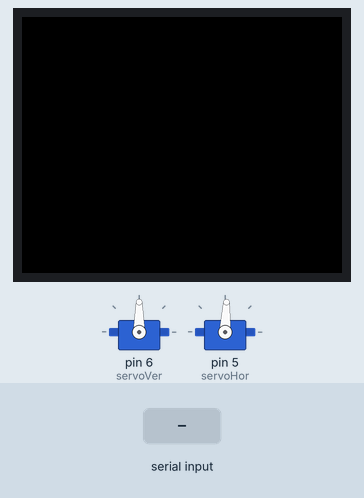
Recording of a sketch running on a simulated Arduino Mega 2560, built with avr-gcc and run on an emulated ATmega2560. On the bench: 2 × servo, 160×128 colour display. Inputs (shaded band) come from the test bench. What the sketch prints to the serial monitor is not drawn.

Above: at 1.2 s.
1.3 s: "1" received over the second serial link
At 1.7 s:
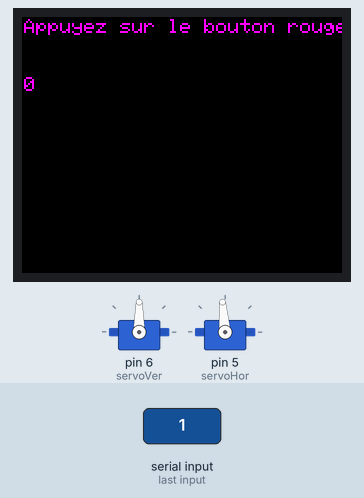
4.3 s: "A" received over the second serial link
Timing chart, 0 to 24.6 s (numbered marks = the images above; inputs shaded):
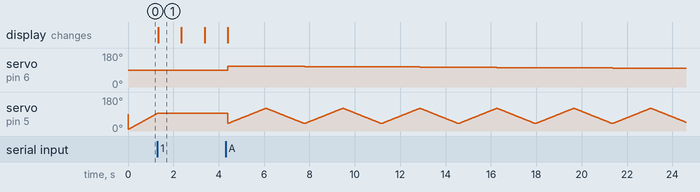

Measured:
- after the input at 1.3 s, servo on pin 5 (servoHor): goes on until 1.3 s, then stays 95°; the display: changes at once (image 1)
- after the input at 4.3 s, servo on pin 6 (servoVer): 90° → 110° after 0.10 s, → 109° 1.7 s later, → 108° 1.7 s later, → 107° 1.7 s later, … (12 changes in this stretch)

The sketch:

affichage2dim.ino
```cpp
#include<Servo.h>
#include<math.h>
#include<SoftwareSerial.h>
#define RX 7
#define TX 8
#define RXb 2
#define TXb 3
Servo servoVer;
Servo servoHor;
char scan=' ';
int byt[9];
int distance;
const int HEADER=0x59;
char printout[4];
#include <TFT.h>
#include <SPI.h>


#define TFT_CS     10
#define TFT_RST    9
#define TFT_DC     8

#define TFT_SCLK 52
#define TFT_MOSI 51

TFT screen=TFT(TFT_CS,TFT_DC,TFT_RST);//mise en place de l'écran

//////////////////////////////////////////////////
int laserfct(){
    if(Serial2.available()){//vérifie que le laser possède des données
       for(int i=0;i<9;i++){//lecture des 9 bytes envoyé par le laser
          byt[i]=Serial2.read();//lit les 8 bytes et les place dans un tableau

        }
    if((HEADER==byt[0]) && (HEADER==byt[1])){//vérifie les 2 premiers bytes

        int check=byt[0]+byt[1]+byt[2]+byt[3]+byt[4]+byt[5]+byt[6]+byt[7];//variable qui va vérifier le bon fonctionnement du laser et si les données recu sont bonnes
        if(byt[8]==(check&0xff)){
          distance=byt[2]+byt[3]*256;//calcul de la distance
          return distance;//retour de la distance
        }
    }

  }
  return;
}
////////////////////////////////////////////////

////////////////////////////////////////////////
void scanner(){ //fonction permettant de scanner
  Serial2.begin(115200);
  float k=0;
  float l=0;
  for(int j=110;j>=50;j--){//boucle pour le servo verticale
    servoVer.attach(6);// permet d'attacher le servo verticale au port lui correspondant
    servoVer.write(j);
    for(int i=40;i<=120;i+=1){//boucle pour le servo horizontale aller
      servoHor.attach(5);
      servoHor.write(i);
      Serial2.end();
      Serial2.begin(115200);
      delay(10);
      k=sin((float)j*PI/180)*sin((float)i*PI/180)*laserfct();
      Serial.println(k);
      if((k<60)&&(k>=40)){// si la distance est inférieur a 30cm active la couleur
        screen.stroke(255-k,0,0);
      }
      else if((k<40)&&(k>=30)){
        screen.stroke(0,255-k,255-k);
      }
       else if((k<30)&&(k>=20)){

        screen.stroke(0,165-k,255-k);
      }
      else if((k<20)&&(k>0)){
        screen.stroke(0,0,255-k);
      }
      else{
        screen.stroke(0,0,0);
      }
      screen.point(i,j);// dessin du point aux coordonnées x,y
      delay(10);
      servoHor.detach();
    }
    j=j-1;
    servoVer.write(j);
    for(int i=120;i>=40;i--){// 2ème boucle pour le servo horizontale retour
      servoHor.attach(5);
      servoHor.write(i);
      Serial2.end();
      Serial2.begin(115200);
      delay(10);
      l=sin((float)j*PI/180)*sin((float)i*PI/180)*laserfct();
      Serial.println(l);
     if((l<60)&&(l>=40)){// si la distance est inférieur a 30cm active la couleur
        screen.stroke(255-l,0,0);
      }
      else if((l<40)&&(l>=30)){
        screen.stroke(0,255-l,255-l);
      }
       else if((l<30)&&(l>=20)){

        screen.stroke(0,165-l,255-l);
      }
      else if((l<20)&&(l>0)){
        screen.stroke(0,0,255-l);
      }
      else{
        screen.stroke(0,0,0);
      }
      screen.point(i,j);
      delay(10);
      servoHor.detach();
    }
    delay(10);
    servoVer.detach();//permet de détacher le servo verticale de son port (plus de fluifité)
  }
  servoVer.attach(6);
  servoHor.attach(5);
  servoVer.write(90);
  delay(3000);
  screen.background(0,0,0);
}
//////////////////////
bool scanBT(){// fonction pour le bluetooth

   while(Serial3.available()){// si le bluetooth recoit quelque chose faire la suite
 scan=char(Serial3.read());// lit la lettre recu par le bluetooth
 }
if(scan=='A'){// lance scanner si le bluetooth recoit la lettre A
        scanner();
        scan="E";
        return true;
      }
else{return false;}
}
///////////////////////////////////////////////////////////
void setup() {
  servoVer.attach(6);
  servoHor.attach(5);
  Serial.begin(250000);
  Serial2.begin(115200);
  Serial3.begin(9600);
  screen.begin();//allume l'écran
  screen.background(0,0,0);//met le fond en noir
}

void loop() {
 int temps=millis();
 int k;
 int currentmillis=millis();
 Serial.println(laserfct());// fonction laser qui print les valeurs ddistances
 for(int h=10;h<=150;h++){// boucles for afin de déplacer le servo horizontale de gauche à droite
      servoHor.write(h);
      k=laserfct();
      scanBT();// appel de la fonction bluetooth a chaque boucle afin de recevoir l'information pour lancer scanner
      delay(10);
      if((k<50)&&(k>10)){
        Serial.println("cc");
        Serial2.end();
        temps=millis();
        currentmillis=millis();
        while((currentmillis-temps)/1000<5){
          if(scanBT()){
            temps=millis();
          }
          currentmillis=millis();
          screen.stroke(255,0,255);
          screen.setTextSize(1);
          screen.text("Appuyez sur le bouton rouge",1,1);
          int t=(currentmillis-temps)/1000;
          String ts=String(t);
          ts.toCharArray(printout,4);
          screen.text(printout,1,30);
          delay(1000);
          screen.background(0,0,0);
        }
      temps=millis();
      currentmillis=millis();
      while((currentmillis-temps)/1000<=5){
             currentmillis=millis();
      }
      Serial2.begin(115200);
      }
      Serial.println(k);
      delay(5);


    }
Serial.println(laserfct());
  for(int h=150;h>=10;h--){// boucles for afin de déplacer le servo horizontale de droite à gauche
      servoHor.write(h);
      scanBT();
      k=laserfct();
      delay(10);
      if((k<60)&&(k>10)){
        Serial2.end();
                Serial.println("cc");
        temps=millis();
        currentmillis=millis();
        while((currentmillis-temps)/1000<5){
          if(scanBT()){
            temps=millis();
          }
          currentmillis=millis();
          screen.stroke(255,0,255);
          screen.setTextSize(1);
          screen.text("Appuyez sur le bouton rouge",1,1);
          int t=(currentmillis-temps)/1000;
          String ts=String(t);
          ts.toCharArray(printout,4);
          screen.text(printout,1,30);
          delay(1000);
          screen.background(0,0,0);
        }
      temps=millis();
      currentmillis=millis();
      while((currentmillis-temps)/1000<=5){
             currentmillis=millis();
      }
      Serial2.begin(115200);
      }
      Serial.println(k);
      delay(5);
    }
}
```
